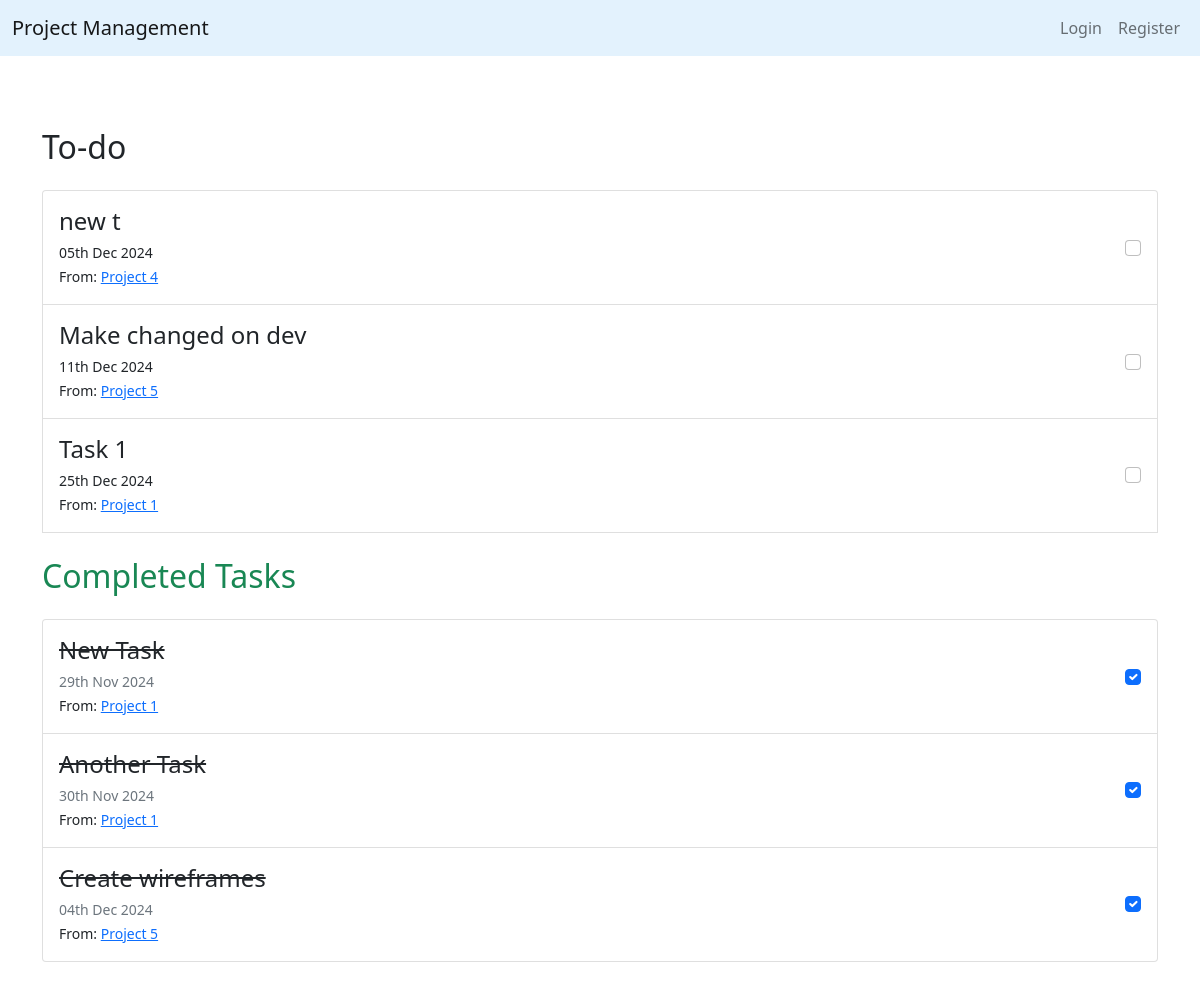
The page /tasks/ on the database as committed earlier.
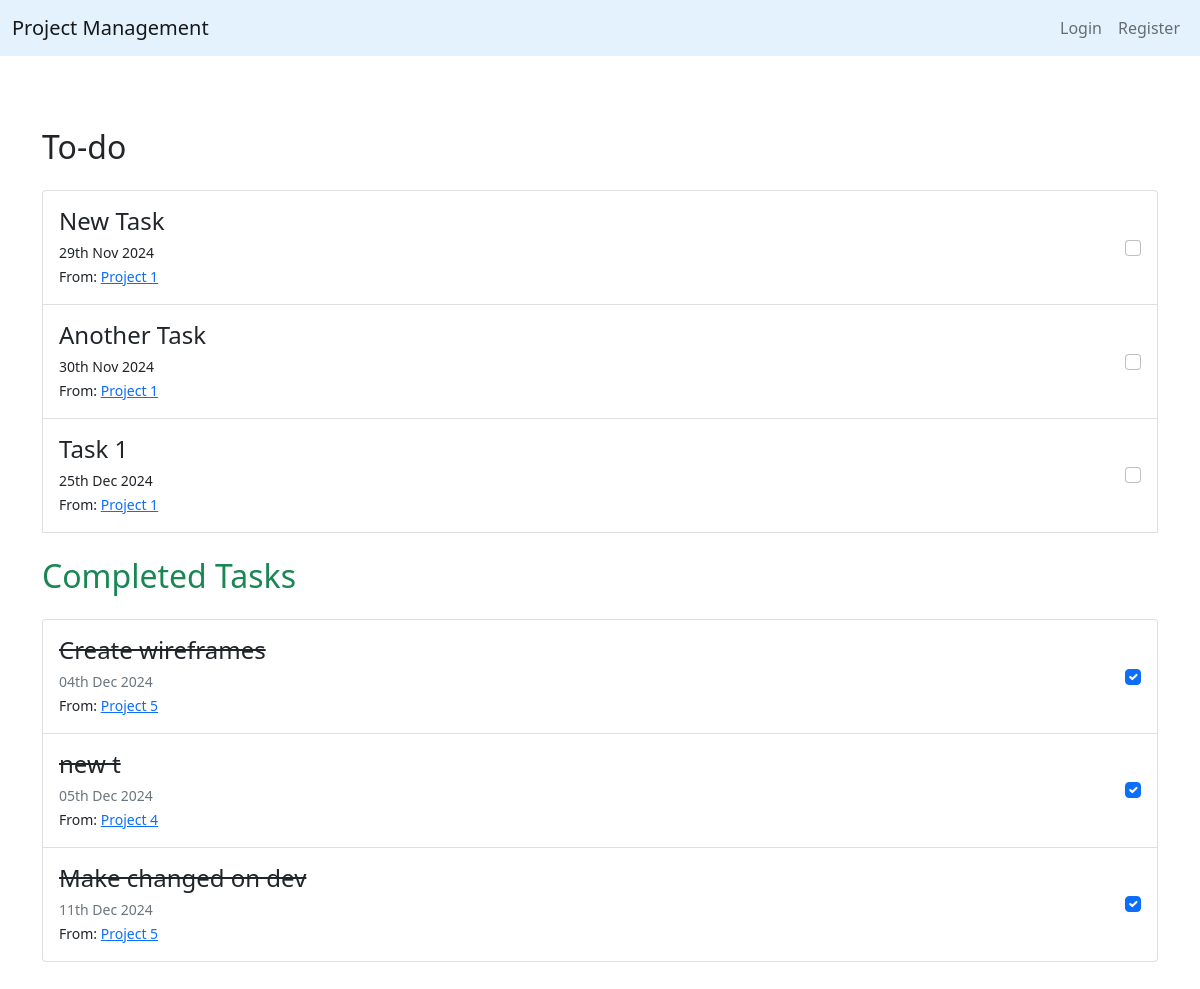
The same page on the database as committed later.
### tasks/models.py (models this page shows, shortened)
class Task(models.Model):
    name = models.CharField(max_length=200)
    due_date = models.DateField(default= date.today() + timedelta(1))
    assigned_to = models.ForeignKey(User, on_delete=models.SET_NULL, null=True)
    complete = models.BooleanField(default=False)
    project = models.ForeignKey(Project, on_delete=models.CASCADE, related_name='tasks')

### projects/models.py (models this page shows, shortened)
class Project(models.Model):
    STATUS_CHOICES = [
        ('Not Started', 'Not Started'),
        ('In Progress', 'In Progress'),
        ('Completed', 'Completed'),
    ]
    name = models.CharField(max_length=200)
    description = models.TextField()
    created_by = models.ForeignKey(User, on_delete=models.CASCADE)
    start_date = models.DateField(default=date.today)
    end_date = models.DateField(default= date.today() + timedelta(1))
    completion_date = models.DateField(null=True)
    team_members = models.ManyToManyField(User, related_name='projects')
    status = models.CharField(max_length=50, choices=STATUS_CHOICES, default='Not Started')

### tasks/views.py (the view, shortened to what this page needs)
# urls.py: path('', TaskListView.as_view(), name='task-home'),
class TaskListView(ListView):
    model = Task
    context_object_name = 'tasks'
    ordering = ['due_date']
    def get_context_data(self, **kwargs):
        context = super().get_context_data(**kwargs)
        context['completed_tasks'] = Task.objects.filter(complete=True).order_by('due_date')
        context['incomplete_tasks'] = Task.objects.filter(complete=False).order_by('due_date')
        return context

### tasks/templates/tasks/task_list.html (shortened to what this page needs)
{% extends "projects/base.html" %}
{% block content %}
    <div class="container py-5">
        <h2 class="my-4">To-do</h2>
        <div class="list-group">
            {% if incomplete_tasks %}
                {% for task in incomplete_tasks %}
                    <div class="list-group-item d-flex justify-content-between align-items-center py-3">
                        <div>
                            <h4 class="mb-1">{{ task.name }}</h4>
                            <p class="mb-0"><small>{{ task.due_date|date:'dS M Y' }}</small></p>
                            <p class="mb-0"><small>From: <a href="{% url 'project-detail' task.project.id %}">{{ task.project.name }}</a></small></p>
                        </div>
                        <form method="post" action="{% url 'task-home' %}">
                            <input type="checkbox" name="complete" {% if task.complete %} checked {% endif %} onchange="this.form.submit();"  class="form-check-input">
                        </form>
                    </div>
                {% endfor %}
            {% else %}
                <p class="text-muted">No tasks in your todo list!</p>
            {% endif %}
        <h2 class="my-4 text-success">Completed Tasks</h2>
        <div class="list-group">
            {% if completed_tasks %}
                {% for task in completed_tasks %}
                    <div class="list-group-item d-flex justify-content-between align-items-center py-3">
                        <div>
                            <h4 class="text-decoration-line-through mb-1">{{ task.name }}</h4>
                            <p class="text-muted mb-0"><small>{{ task.due_date|date:'dS M Y' }}</small></p>
                            <p class="mb-0"><small>From: <a href="{% url 'project-detail' task.project.id %}">{{ task.project.name }}</a></small></p>
                        </div>
                        <form method="post" action="{% url 'task-home' %}">
                            <input type="checkbox" name="complete" {% if task.complete %} checked {% endif %} onchange="this.form.submit();" class="form-check-input">
                        </form>
                    </div>
                {% endfor %}
            {% else %}
                <p class="text-muted">No completed tasks!</p>
            {% endif %}
        </div>
    </div>
{% endblock content %}

Rows that differ between the two databases and show on the page:
changed Task "New Task": moves from the list under "Completed Tasks" to the list under "To-do"
changed Task "Another Task": moves from the list under "Completed Tasks" to the list under "To-do"
changed Task "new t": moves from the list under "To-do" to the list under "Completed Tasks"
changed Task "Make changed on dev": moves from the list under "To-do" to the list under "Completed Tasks"
